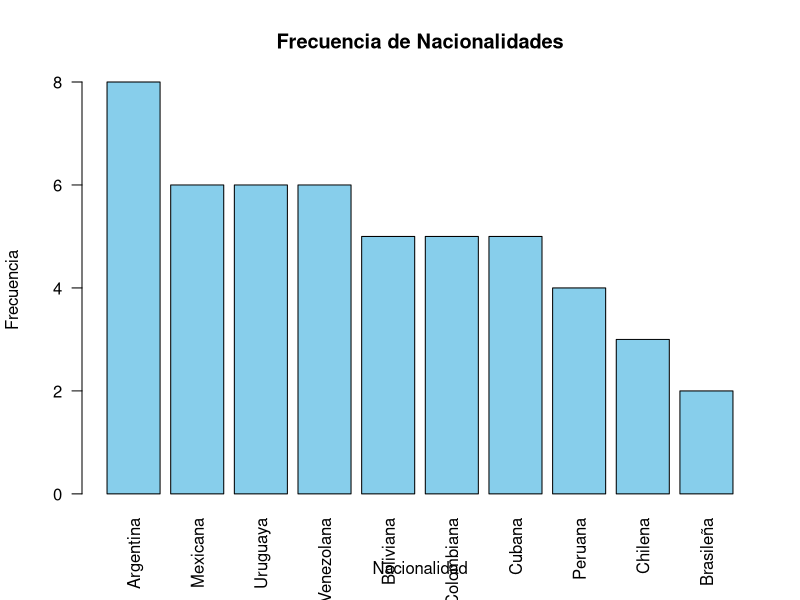
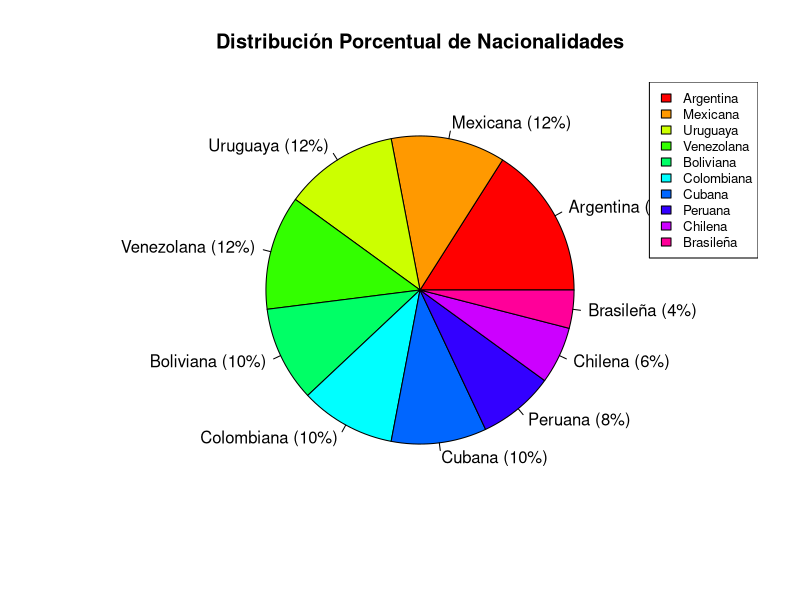

Write R code to recreate these figures, in order.
## ---- chunk 1
knitr::opts_chunk$set(echo = TRUE)
## ---- chunk 2
Nacionalidad <-  c("Boliviana", "Peruana", "Venezolana", "Cubana", "Mexicana",
  "Colombiana", "Colombiana", "Brasileña", "Colombiana", "Venezolana", "Chilena",
  "Argentina", "Mexicana", "Mexicana", "Argentina", "Mexicana", "Argentina",
  "Brasileña", "Mexicana", "Uruguaya", "Argentina", "Argentina", "Colombiana",
  "Cubana", "Boliviana", "Peruana", "Boliviana", "Boliviana", "Peruana", "Uruguaya",
  "Chilena", "Uruguaya", "Venezolana", "Uruguaya", "Argentina", "Venezolana",
  "Uruguaya", "Cubana", "Venezolana", "Cubana", "Chilena", "Argentina", "Peruana",
  "Boliviana", "Cubana", "Venezolana", "Colombiana", "Mexicana", "Uruguaya",
  "Argentina" )
(Nacionalidad)
## ---- chunk 3
summary(Nacionalidad)
## ---- chunk 4
Nacionalidad_ord <- sort(Nacionalidad); (Nacionalidad_ord)
## ---- chunk 5
Frecuencia <- table(Nacionalidad)
cat("Tabla de Frecuencia (por nacionalidad):\n")
print(Frecuencia)
cat("\n")
## ---- chunk 6
frecuencia <- table(Nacionalidad)
cat("Tabla de Frecuencia (por Nacionalidad):\n")
print(frecuencia)
cat("\n")
## ---- chunk 7
frecuencia_ordenada <- sort(frecuencia, decreasing = TRUE)
cat("Tabla de Frecuencia (ordenada):\n")
print(frecuencia_ordenada)
cat("\n")
## ---- chunk 8
proporciones <- prop.table(frecuencia_ordenada)
porcentajes <- round(proporciones * 100, 2)
tabla_analisis <- data.frame(Frecuencia = as.numeric(frecuencia_ordenada),
                             Proporcion = as.numeric(proporciones),
                             Porcentaje = as.numeric(porcentajes))
## ---- chunk 9
cat("Tabla de Proporciones y Porcentajes:\n")
print(tabla_analisis)
cat("\n")
## ---- chunk 10
nacionalidad_max <- names(frecuencia_ordenada)[1]
frecuencia_max <- max(frecuencia_ordenada)
cat("Nacionalidad con la frecuencia más alta (Máximo):", nacionalidad_max, "con", frecuencia_max, "apariciones.\n")

nacionalidad_min <- names(frecuencia_ordenada)[length(frecuencia_ordenada)]
frecuencia_min <- min(frecuencia_ordenada)
cat("Nacionalidad con la frecuencia más baja (Mínimo):", nacionalidad_min, "con", frecuencia_min, "apariciones.\n")
## ---- chunk 11
barplot(frecuencia_ordenada,
        main = "Frecuencia de Nacionalidades",
        xlab = "Nacionalidad",
        ylab = "Frecuencia",
        col = "skyblue",
        las = 2)
## ---- chunk 12
pie(frecuencia_ordenada,
    labels = paste(names(frecuencia_ordenada), " (", porcentajes, "%)", sep = ""),
    main = "Distribución Porcentual de Nacionalidades",
    col = rainbow(length(frecuencia_ordenada)))

# Opcional: Agregar una leyenda si el gráfico es difícil de leer
legend("topright", legend = names(frecuencia_ordenada), fill = rainbow(length(frecuencia_ordenada)), cex = 0.8)
